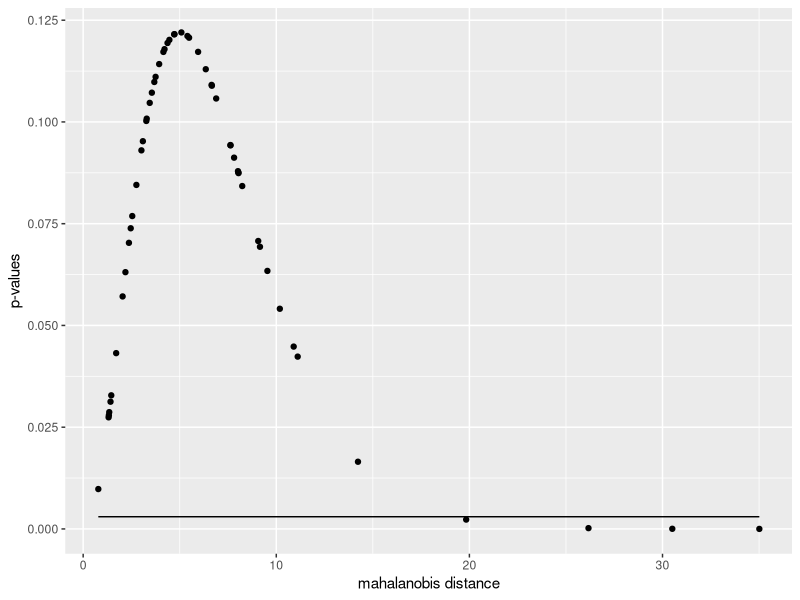
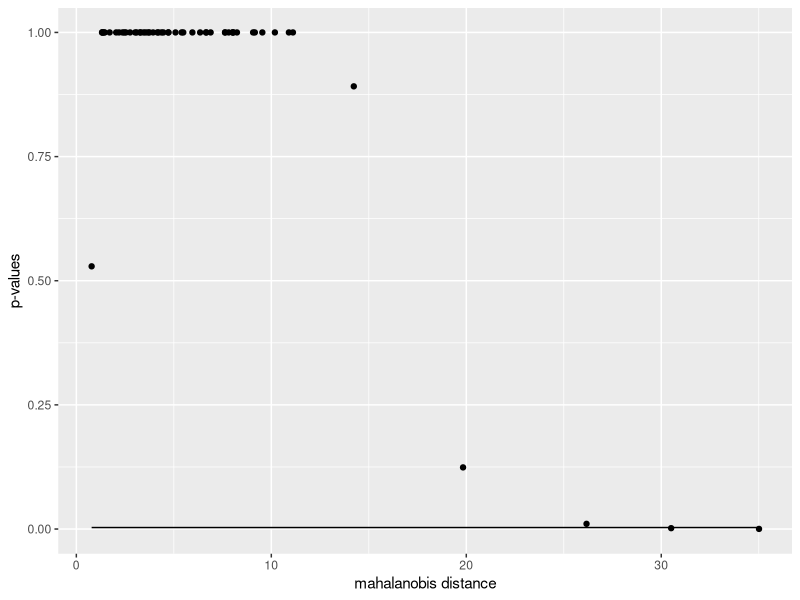

Recreate these plots in R, in order.
library(ggplot2)
dataset = read.table("T1-9.dat")

mean = colMeans(dataset[, 2:8])
Sx = cov(dataset[, 2:8])
#D2M <- mahalanobis(dataset[, 2:8], mean, Sx)
m_dataset = as.matrix(dataset[2:8])
mean_matrix = matrix(rep(mean, nrow(m_dataset)),nrow=nrow(m_dataset),byrow=TRUE)
sdiff = m_dataset - mean_matrix
cal_dist = diag(sdiff %*% solve(Sx) %*% t(sdiff))
dataset$mahalanobisDist = cal_dist
orddataset = order(dataset$mahalanobisDist, decreasing = TRUE)

#setting threshold to find the outliers
threshold = 0.003
p_value = dchisq(dataset$mahalanobisDist, df = 7)
dataset$pValue = round(p_value, 4)
check_outlier = p_value < threshold
dataset$isOutlier = check_outlier

#outliers before doing p-adjust
setNames(dataset$isOutlier,dataset[,1])

ggplot(dataset,aes(y = p_value[orddataset],x = dataset[orddataset,'mahalanobisDist']))+geom_point()+geom_line(aes(y=threshold,x=dataset[orddataset,'mahalanobisDist']))+ylab("p-values")+xlab("mahalanobis distance")

# adjusting p values to scale them 
# by comparing before and after p-adjusted outliers, we can see that before we had COK,PNG,KORN and SAM as outkiers 
# but after p-adjust we have reduced the number of outliers e.g. now we have only SAM as outlier.
adj_p_value = p.adjust(p_value, method = 'bonferroni')
dataset$adj_p_value = adj_p_value
find_outliers = adj_p_value < threshold
dataset$adjusted_oultiers = find_outliers
setNames(dataset$adjusted_oultiers,dataset[,1])


ggplot(dataset,aes(y = adj_p_value[orddataset],x = dataset[orddataset,'mahalanobisDist']))+geom_point()+geom_line(aes(y=threshold,dataset[orddataset,'mahalanobisDist']))+ylab("p-values")+xlab("mahalanobis distance")

# 1.b North Korea Outlier
diff_conytry = sdiff[31,]
mahalanobisDist_country = (diff_conytry%*%solve(Sx))*(diff_conytry)
mahalanobisDist_country

euclid_dist = diff_conytry*diff_conytry
euclid_dist


